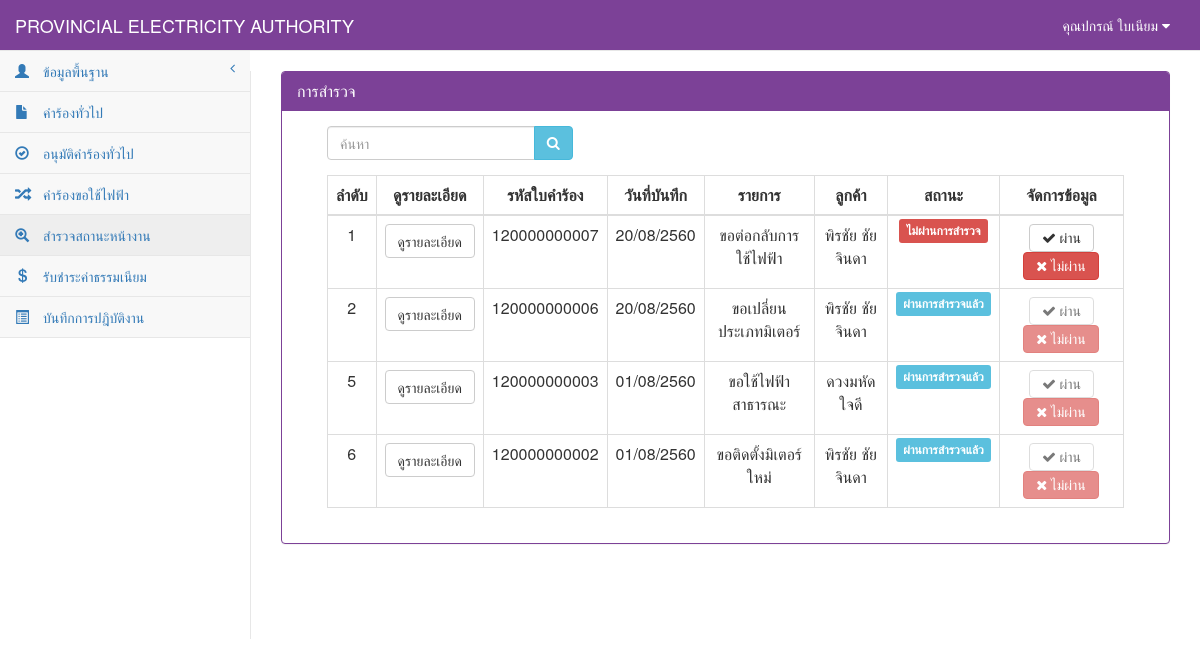
Page /StatusElectricity.php (signed in) on the earlier database version.
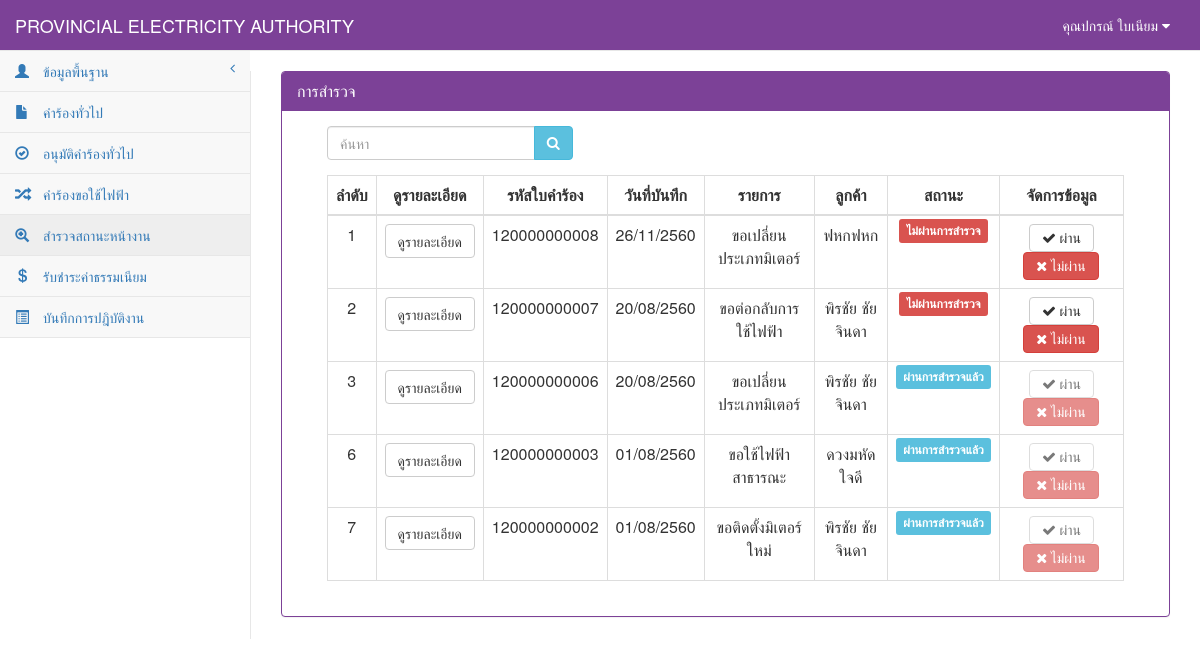
Same page on the later database version.
### tables this page shows
CREATE TABLE `tb_electricity` (
  `re_id` char(12) NOT NULL,
  `re_date` date NOT NULL,
  `re_branch` varchar(50) NOT NULL,
  `user_id` char(13) NOT NULL,
  `cus_id` char(13) NOT NULL,
  `re_place_type` int(1) NOT NULL,
  `re_place_other` varchar(50) NOT NULL,
  `re_place_name` varchar(50) NOT NULL,
  `re_place_homeid` varchar(20) NOT NULL,
  `re_place_number` varchar(20) NOT NULL,
  `re_place_village` varchar(20) NOT NULL,
  `re_place_room` varchar(10) NOT NULL,
  `re_place_floor` varchar(5) NOT NULL,
  `re_place_alley` varchar(50) NOT NULL,
  `re_place_alleyway` varchar(50) NOT NULL,
  `re_place_road` varchar(50) NOT NULL,
  `re_place_villno` varchar(2) NOT NULL,
  `re_place_district` varchar(30) NOT NULL,
  `re_place_canton` varchar(30) NOT NULL,
  `re_place_province` varchar(30) NOT NULL,
  `re_place_post` varchar(10) NOT NULL,
  `re_place_tel` char(10) NOT NULL,
  `re_place_fax` char(10) NOT NULL,
  `re_place_email` varchar(30) NOT NULL,
  `re_place_service` varchar(10) NOT NULL,
  `re_contact_place` varchar(100) NOT NULL,
  `re_contact_homeid` varchar(20) NOT NULL,
  `re_contact_number` varchar(20) NOT NULL,
  `re_contact_village` varchar(20) NOT NULL,
  `re_contact_room` varchar(10) NOT NULL,
  `re_contact_floor` varchar(5) NOT NULL,
  `re_contact_alley` varchar(50) NOT NULL,
  `re_contact_alleyway` varchar(50) NOT NULL,
  `re_contact_road` varchar(50) NOT NULL,
  `re_contact_villno` varchar(2) NOT NULL,
  `re_contact_district` varchar(30) NOT NULL,
  `re_contact_canton` varchar(30) NOT NULL,
  `re_contact_province` varchar(30) NOT NULL,
  `re_contact_post` varchar(10) NOT NULL,
  `re_contact_tel` char(10) NOT NULL,
  `re_contact_fax` char(10) NOT NULL,
  `re_contact_email` varchar(30) NOT NULL,
  `re_want_type` int(2) NOT NULL,
  `re_want_other` varchar(100) NOT NULL,
  `re_detail` varchar(100) NOT NULL,
  `re_use_type` int(1) NOT NULL,
  `re_use_other` varchar(255) NOT NULL,
  `re_dateset` date NOT NULL,
  `re_keep_type` int(1) NOT NULL,
  `re_keep_name` varchar(255) NOT NULL,
  `re_keep_homeid` varchar(20) NOT NULL,
  `re_keep_number` varchar(20) NOT NULL,
  `re_keep_village` varchar(20) NOT NULL,
  `re_keep_room` varchar(20) NOT NULL,
  `re_keep_floor` varchar(5) NOT NULL,
  `re_keep_alley` varchar(50) NOT NULL,
  `re_keep_alleyway` varchar(50) NOT NULL,
  `re_keep_road` varchar(50) NOT NULL,
  `re_keep_villno` varchar(2) NOT NULL,
  `re_keep_district` varchar(30) NOT NULL,
  `re_keep_canton` varchar(30) NOT NULL,
  `re_keep_province` varchar(30) NOT NULL,
  `re_keep_post` varchar(10) NOT NULL,
  `re_keep_tel` char(10) NOT NULL,
  `re_keep_fax` char(10) NOT NULL,
  `re_keep_email` varchar(30) NOT NULL,
  `re_picture` varchar(255) NOT NULL,
  `re_status` int(1) NOT NULL,
  PRIMARY KEY  (`re_id`)
);

CREATE TABLE `tb_customer` (
  `cus_id` char(13) NOT NULL,
  `cus_first` int(2) NOT NULL,
  `cus_name` varchar(50) NOT NULL,
  `cus_type` varchar(30) NOT NULL,
  `cus_code` char(9) NOT NULL,
  `cus_tax` char(13) NOT NULL,
  `cus_homeid` varchar(20) NOT NULL,
  `cus_number` varchar(20) NOT NULL,
  `cus_village` varchar(20) NOT NULL,
  `cus_room` varchar(10) NOT NULL,
  `cus_floor` varchar(5) NOT NULL,
  `cus_alley` varchar(50) NOT NULL,
  `cus_alleyway` varchar(50) NOT NULL,
  `cus_road` varchar(50) NOT NULL,
  `cus_vilno` varchar(2) NOT NULL,
  `cus_district` varchar(30) NOT NULL,
  `cus_canton` varchar(30) NOT NULL,
  `cus_province` varchar(30) NOT NULL,
  `cus_post` varchar(10) NOT NULL,
  `cus_tel` char(10) NOT NULL,
  `cus_fax` char(10) NOT NULL,
  `cus_email` varchar(30) NOT NULL,
  PRIMARY KEY  (`cus_id`)
);

### connect_db.php (called while the page is built, shortened)
<?php
$dbname="pea";
?>

### StatusElectricity.php (the view, shortened to what the changed rows need)
<?php
include "connect_db.php";
function getlistname($want_type, $other) {
    if ($want_type == 0) {
        $want = "ขอติดตั้งมิเตอร์ใหม่";
    } elseif ($want_type == 1) {
        $want = "ขอตัดฝากมิเตอร์โดยไม่ใช้ไฟฟ้า";
    } elseif ($want_type == 2) {
        $want = "ขอต่อกลับการใช้ไฟฟ้า";
    } elseif ($want_type == 3) {
        $want = "ขอเพื่มขนาดมิเตอร์/อุปกรณ์ประกอบ";
    } elseif ($want_type == 4) {
        $want = "ขอเปลี่ยนประเภทมิเตอร์";
    } elseif ($want_type == 5) {
        $want = "ขอหยุดซ่อมแซมเครื่องจักรประจำปี";
    } elseif ($want_type == 6) {
        $want = "ขอใช้ไฟฟ้าชั่วคราวแบบเหมาจ่าย";
    } elseif ($want_type == 7) {
        $want = "ขอติดตั้งไฟฟ้าชั่วคราว";
    } elseif ($want_type == 8) {
        $want = "ขอตัดฝากมิเตอร์ใช้เพื่อแสงสว่างไม่ลด CT";
    } elseif ($want_type == 9) {
        $want = "ขอยกเลิกเลิกการใช้ไฟฟ้า";
    } elseif ($want_type == 10) {
        $want = "ชอลดขนาดมิเตอร์/อุปกรณ์ประกอบ";
    } elseif ($want_type == 11) {
        $want = "ขอใช้ไฟฟ้าสาธารณะ";
    } elseif ($want_type == 12) {
        $want = "ขอตัดมิเตอร์ใช้เพื่อแสงสว่างลด CT";
    } elseif ($want_type == 13) {
        $want = "ขอย้ายจุดติดตั้งมิเตอร์/อุปกรณ์ประกอบ";
    } elseif ($want_type == 14) {
        $want = "ขอเปลี่ยนมิเตอร์กรณีชำรุด";
    } elseif ($want_type == 15) {
        $want = "ขอใช้ไฟฟ้าตู้โทรศัพท์ต่อตรง";
    } elseif ($want_type == 16) {
        $want = $other;
    }
    return $want;
}
function Dateim($mydate) {
    $d = split("-", $mydate);
    $mydate = $d[2] . "/" . $d[1] . "/" . ($d[0] + 543);
    return "$mydate";
}
?>
<!DOCTYPE html>
<html>
    <head>
        <link href="vendor/bootstrap/css/bootstrap.css" rel="stylesheet">
        <link href="vendor/metisMenu/metisMenu.css" rel="stylesheet">
        <link href="dist/css/sb-admin-2.css" rel="stylesheet">
        <link href="vendor/font-awesome/css/font-awesome.css" rel="stylesheet" type="text/css">
    </head>
    <body>
        <div id="page-wrapper">
            <div class="panel panel-primary">
                <div class="panel-heading">
                    <h2 class="panel-title">การสำรวจ</h2>
                </div>
                <div class="panel-body">
                    <div class="col-sm-12">
                        <div class="col-sm-12">
                            <div class="table-responsive">
                                <table width="100%" class="table table-bordered table-hover">
                                    <thead>
                                        <tr>
                                            <th class=" text-center" >ลำดับ</th>
                                            <th class=" text-center">ดูรายละเอียด</th>
                                            <th class=" text-center" >รหัสใบคำร้อง</th>
                                            <th class=" text-center" >วันที่บันทึก</th>
                                            <th class=" text-center" >รายการ</th>
                                            <th class=" text-center" >ลูกค้า</th>
                                            <th class=" text-center" >สถานะ</th>
                                            <th class=" text-center">จัดการข้อมูล</th>
                                        </tr>
                                    </thead>
                                    <tbody>
                                        <?php
                                        $stop = array("1","5","6","7","8","9","14");
                                        $page = 0;
                                        $sql = "select * from tb_electricity where re_id like '%" . $_POST[search] . "%'  order by re_id desc";
                                        $result = mysql_db_query($dbname, $sql);
                                        if (mysql_num_rows($result) > 0) {
                                            while ($array = mysql_fetch_array($result)) {
                                                $page++;
                                                $sqlcus = "select * from tb_customer where cus_id='" . $array[cus_id] . "'";
                                                $resultcus = mysql_db_query($dbname, $sqlcus);
                                                $arraycus = mysql_fetch_array($resultcus);
                                                if ($array[re_status] == "9") {
                                                    $status = "ไม่ผ่านการสำรวจ";
                                                    $label = "danger";
                                                } elseif ($array[re_status] == "0") {
                                                    $status = "ไม่ผ่านการสำรวจ";
                                                    $label = "danger";
                                                } else {
                                                    $status = "ผ่านการสำรวจแล้ว";
                                                    $label = "info";
                                                }
                                                $wanttype = getlistname($array[re_want_type], $array[re_place_other]);
                                                if(!in_array($array['re_want_type'],$stop)){
                                                ?>
                                                <tr>
                                                    <td class="text-center"><?= $page ?></td>
                                                    <td><a class="btn btn-default" href="StatusElectricity_view.php?id=<?= $array[re_id] ?>">ดูรายละเอียด</a></td>
                                                    <td class=" text-center"><?= $array[re_id] ?></td>
                                                    <td class=" text-center"><?= Dateim($array[re_date]); ?></td>
                                                    <td class=" text-center"><?= $wanttype ?></td>
                                                    <td class="text-center"><?= $arraycus[cus_name] ?></td>
                                                    <td class="text-center"><span class="label label-<?= $label ?>"><?= $status ?></span></td>
                                                    <td>
                                                        <div class="btn-group" align="center">
                                                            <?php if($array['re_status'] == "0" or $array['re_status'] == "9"){?>
                                                            <center>
                                                                <a class="btn btn-default" href="StatusElectricity_detail.php?id=<?= $array[re_id] ?>"><i class="fa fa-check"> ผ่าน</i></a>
                                                                <a class="btn btn-danger" href="StatusElectricity_nopass.php?id=<?= $array[re_id] ?>"><i class="fa fa-times"> ไม่ผ่าน</i></a>
                                                            </center>
                                                            <?php }else{?>
                                                             <center>
                                                                <a class="btn btn-default disabled" ><i class="fa fa-check"> ผ่าน</i></a>
                                                                <a class="btn btn-danger disabled" ><i class="fa fa-times"> ไม่ผ่าน</i></a>
                                                            </center>
                                                            <?php }?>
                                                        </div>
                                                    </td>
                                                </tr>
                                                <?php
                                            }
                                            }
                                        } else {
                                            ?>
                                            <tr><td colspan="7" align="center">ไม่พบข้อมูล</td></tr>
                                            <?php
                                        }
                                        ?>
                                    </tbody>
                                </table>
                            </div>
                        </div>
                    </div>
                </div>
            </div>
        </div>
    </body>
</html>

Differences in the rows shown:
added tb_electricity: array "120000000008", array "26/11/2560", wanttype "ขอเปลี่ยนประเภทมิเตอร์", cus.cus_name "ฟหกฟหก", status "ไม่ผ่านการสำรวจ"
